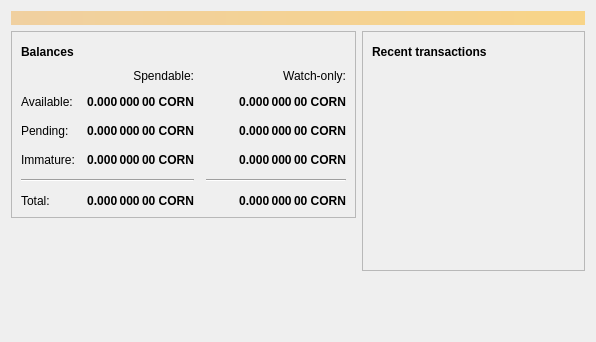
<?xml version="1.0" encoding="UTF-8"?>
<ui version="4.0">
 <class>OverviewPage</class>
 <widget class="QWidget" name="OverviewPage">
  <property name="geometry">
   <rect>
    <x>0</x>
    <y>0</y>
    <width>596</width>
    <height>342</height>
   </rect>
  </property>
  <property name="windowTitle">
   <string>Form</string>
  </property>
  <layout class="QVBoxLayout" name="topLayout">
   <item>
    <widget class="QLabel" name="labelAlerts">
     <property name="visible">
      <bool>false</bool>
     </property>
     <property name="styleSheet">
      <string notr="true">QLabel { background-color: qlineargradient(x1: 0, y1: 0, x2: 1, y2: 0, stop:0 #F0D0A0, stop:1 #F8D488); color:#000000; }</string>
     </property>
     <property name="wordWrap">
      <bool>true</bool>
     </property>
     <property name="margin">
      <number>3</number>
     </property>
     <property name="textInteractionFlags">
      <set>Qt::TextSelectableByMouse</set>
     </property>
    </widget>
   </item>
   <item>
    <layout class="QHBoxLayout" name="horizontalLayout" stretch="1,1">
     <item>
      <layout class="QVBoxLayout" name="verticalLayout_2">
       <item>
        <widget class="QFrame" name="frame">
         <property name="frameShape">
          <enum>QFrame::StyledPanel</enum>
         </property>
         <property name="frameShadow">
          <enum>QFrame::Raised</enum>
         </property>
         <layout class="QVBoxLayout" name="verticalLayout_4">
          <item>
           <layout class="QHBoxLayout" name="horizontalLayout_4">
            <item>
             <widget class="QLabel" name="label_5">
              <property name="font">
               <font>
                <weight>75</weight>
                <bold>true</bold>
               </font>
              </property>
              <property name="text">
               <string>Balances</string>
              </property>
             </widget>
            </item>
            <item>
             <widget class="QPushButton" name="labelWalletStatus">
              <property name="enabled">
               <bool>true</bool>
              </property>
              <property name="maximumSize">
               <size>
                <width>30</width>
                <height>16777215</height>
               </size>
              </property>
              <property name="toolTip">
               <string>The displayed information may be out of date. Your wallet automatically synchronizes with the BitCorn network after a connection is established, but this process has not completed yet.</string>
              </property>
              <property name="text">
               <string/>
              </property>
              <property name="icon">
               <iconset resource="../bitcorn.qrc">
                <normaloff>:/icons/warning</normaloff>
                <disabledoff>:/icons/warning</disabledoff>:/icons/warning</iconset>
              </property>
              <property name="iconSize">
               <size>
                <width>24</width>
                <height>24</height>
               </size>
              </property>
              <property name="flat">
               <bool>true</bool>
              </property>
             </widget>
            </item>
            <item>
             <spacer name="horizontalSpacer_3">
              <property name="orientation">
               <enum>Qt::Horizontal</enum>
              </property>
              <property name="sizeHint" stdset="0">
               <size>
                <width>40</width>
                <height>20</height>
               </size>
              </property>
             </spacer>
            </item>
           </layout>
          </item>
          <item>
           <layout class="QGridLayout" name="gridLayout">
            <property name="spacing">
             <number>12</number>
            </property>
            <item row="2" column="2">
             <widget class="QLabel" name="labelWatchPending">
              <property name="font">
               <font>
                <weight>75</weight>
                <bold>true</bold>
               </font>
              </property>
              <property name="cursor">
               <cursorShape>IBeamCursor</cursorShape>
              </property>
              <property name="toolTip">
               <string>Unconfirmed transactions to watch-only addresses</string>
              </property>
              <property name="text">
               <string notr="true">0.000 000 00 CORN</string>
              </property>
              <property name="alignment">
               <set>Qt::AlignRight|Qt::AlignTrailing|Qt::AlignVCenter</set>
              </property>
              <property name="textInteractionFlags">
               <set>Qt::LinksAccessibleByMouse|Qt::TextSelectableByKeyboard|Qt::TextSelectableByMouse</set>
              </property>
             </widget>
            </item>
            <item row="2" column="1">
             <widget class="QLabel" name="labelUnconfirmed">
              <property name="font">
               <font>
                <weight>75</weight>
                <bold>true</bold>
               </font>
              </property>
              <property name="cursor">
               <cursorShape>IBeamCursor</cursorShape>
              </property>
              <property name="toolTip">
               <string>Total of transactions that have yet to be confirmed, and do not yet count toward the spendable balance</string>
              </property>
              <property name="text">
               <string notr="true">0.000 000 00 CORN</string>
              </property>
              <property name="alignment">
               <set>Qt::AlignRight|Qt::AlignTrailing|Qt::AlignVCenter</set>
              </property>
              <property name="textInteractionFlags">
               <set>Qt::LinksAccessibleByMouse|Qt::TextSelectableByKeyboard|Qt::TextSelectableByMouse</set>
              </property>
             </widget>
            </item>
            <item row="3" column="2">
             <widget class="QLabel" name="labelWatchImmature">
              <property name="font">
               <font>
                <weight>75</weight>
                <bold>true</bold>
               </font>
              </property>
              <property name="cursor">
               <cursorShape>IBeamCursor</cursorShape>
              </property>
              <property name="toolTip">
               <string>Mined balance in watch-only addresses that has not yet matured</string>
              </property>
              <property name="text">
               <string notr="true">0.000 000 00 CORN</string>
              </property>
              <property name="alignment">
               <set>Qt::AlignRight|Qt::AlignTrailing|Qt::AlignVCenter</set>
              </property>
              <property name="textInteractionFlags">
               <set>Qt::LinksAccessibleByMouse|Qt::TextSelectableByKeyboard|Qt::TextSelectableByMouse</set>
              </property>
             </widget>
            </item>
            <item row="4" column="0" colspan="2">
             <widget class="Line" name="line">
              <property name="orientation">
               <enum>Qt::Horizontal</enum>
              </property>
             </widget>
            </item>
            <item row="4" column="2">
             <widget class="Line" name="lineWatchBalance">
              <property name="sizePolicy">
               <sizepolicy hsizetype="Preferred" vsizetype="Fixed">
                <horstretch>0</horstretch>
                <verstretch>0</verstretch>
               </sizepolicy>
              </property>
              <property name="minimumSize">
               <size>
                <width>140</width>
                <height>0</height>
               </size>
              </property>
              <property name="orientation">
               <enum>Qt::Horizontal</enum>
              </property>
             </widget>
            </item>
            <item row="5" column="0">
             <widget class="QLabel" name="labelTotalText">
              <property name="text">
               <string>Total:</string>
              </property>
             </widget>
            </item>
            <item row="3" column="1">
             <widget class="QLabel" name="labelImmature">
              <property name="font">
               <font>
                <weight>75</weight>
                <bold>true</bold>
               </font>
              </property>
              <property name="cursor">
               <cursorShape>IBeamCursor</cursorShape>
              </property>
              <property name="toolTip">
               <string>Mined balance that has not yet matured</string>
              </property>
              <property name="text">
               <string notr="true">0.000 000 00 CORN</string>
              </property>
              <property name="alignment">
               <set>Qt::AlignRight|Qt::AlignTrailing|Qt::AlignVCenter</set>
              </property>
              <property name="textInteractionFlags">
               <set>Qt::LinksAccessibleByMouse|Qt::TextSelectableByKeyboard|Qt::TextSelectableByMouse</set>
              </property>
             </widget>
            </item>
            <item row="2" column="3">
             <spacer name="horizontalSpacer_2">
              <property name="orientation">
               <enum>Qt::Horizontal</enum>
              </property>
              <property name="sizeHint" stdset="0">
               <size>
                <width>40</width>
                <height>20</height>
               </size>
              </property>
             </spacer>
            </item>
            <item row="3" column="0">
             <widget class="QLabel" name="labelImmatureText">
              <property name="text">
               <string>Immature:</string>
              </property>
             </widget>
            </item>
            <item row="5" column="1">
             <widget class="QLabel" name="labelTotal">
              <property name="font">
               <font>
                <weight>75</weight>
                <bold>true</bold>
               </font>
              </property>
              <property name="cursor">
               <cursorShape>IBeamCursor</cursorShape>
              </property>
              <property name="toolTip">
               <string>Your current total balance</string>
              </property>
              <property name="text">
               <string notr="true">0.000 000 00 CORN</string>
              </property>
              <property name="alignment">
               <set>Qt::AlignRight|Qt::AlignTrailing|Qt::AlignVCenter</set>
              </property>
              <property name="textInteractionFlags">
               <set>Qt::LinksAccessibleByMouse|Qt::TextSelectableByKeyboard|Qt::TextSelectableByMouse</set>
              </property>
             </widget>
            </item>
            <item row="5" column="2">
             <widget class="QLabel" name="labelWatchTotal">
              <property name="font">
               <font>
                <weight>75</weight>
                <bold>true</bold>
               </font>
              </property>
              <property name="cursor">
               <cursorShape>IBeamCursor</cursorShape>
              </property>
              <property name="toolTip">
               <string>Current total balance in watch-only addresses</string>
              </property>
              <property name="text">
               <string notr="true">0.000 000 00 CORN</string>
              </property>
              <property name="alignment">
               <set>Qt::AlignRight|Qt::AlignTrailing|Qt::AlignVCenter</set>
              </property>
              <property name="textInteractionFlags">
               <set>Qt::LinksAccessibleByMouse|Qt::TextSelectableByKeyboard|Qt::TextSelectableByMouse</set>
              </property>
             </widget>
            </item>
            <item row="0" column="2">
             <widget class="QLabel" name="labelWatchonly">
              <property name="text">
               <string>Watch-only:</string>
              </property>
              <property name="alignment">
               <set>Qt::AlignRight|Qt::AlignTrailing|Qt::AlignVCenter</set>
              </property>
             </widget>
            </item>
            <item row="1" column="0">
             <widget class="QLabel" name="labelBalanceText">
              <property name="text">
               <string>Available:</string>
              </property>
             </widget>
            </item>
            <item row="1" column="1">
             <widget class="QLabel" name="labelBalance">
              <property name="font">
               <font>
                <weight>75</weight>
                <bold>true</bold>
               </font>
              </property>
              <property name="cursor">
               <cursorShape>IBeamCursor</cursorShape>
              </property>
              <property name="toolTip">
               <string>Your current spendable balance</string>
              </property>
              <property name="text">
               <string notr="true">0.000 000 00 CORN</string>
              </property>
              <property name="alignment">
               <set>Qt::AlignRight|Qt::AlignTrailing|Qt::AlignVCenter</set>
              </property>
              <property name="textInteractionFlags">
               <set>Qt::LinksAccessibleByMouse|Qt::TextSelectableByKeyboard|Qt::TextSelectableByMouse</set>
              </property>
             </widget>
            </item>
            <item row="1" column="2">
             <widget class="QLabel" name="labelWatchAvailable">
              <property name="font">
               <font>
                <weight>75</weight>
                <bold>true</bold>
               </font>
              </property>
              <property name="cursor">
               <cursorShape>IBeamCursor</cursorShape>
              </property>
              <property name="toolTip">
               <string>Your current balance in watch-only addresses</string>
              </property>
              <property name="text">
               <string notr="true">0.000 000 00 CORN</string>
              </property>
              <property name="alignment">
               <set>Qt::AlignRight|Qt::AlignTrailing|Qt::AlignVCenter</set>
              </property>
              <property name="textInteractionFlags">
               <set>Qt::LinksAccessibleByMouse|Qt::TextSelectableByKeyboard|Qt::TextSelectableByMouse</set>
              </property>
             </widget>
            </item>
            <item row="2" column="0">
             <widget class="QLabel" name="labelPendingText">
              <property name="text">
               <string>Pending:</string>
              </property>
             </widget>
            </item>
            <item row="0" column="1">
             <widget class="QLabel" name="labelSpendable">
              <property name="text">
               <string>Spendable:</string>
              </property>
              <property name="alignment">
               <set>Qt::AlignRight|Qt::AlignTrailing|Qt::AlignVCenter</set>
              </property>
             </widget>
            </item>
           </layout>
          </item>
         </layout>
        </widget>
       </item>
       <item>
        <spacer name="verticalSpacer">
         <property name="orientation">
          <enum>Qt::Vertical</enum>
         </property>
         <property name="sizeHint" stdset="0">
          <size>
           <width>20</width>
           <height>40</height>
          </size>
         </property>
        </spacer>
       </item>
      </layout>
     </item>
     <item>
      <layout class="QVBoxLayout" name="verticalLayout_3">
       <item>
        <widget class="QFrame" name="frame_2">
         <property name="frameShape">
          <enum>QFrame::StyledPanel</enum>
         </property>
         <property name="frameShadow">
          <enum>QFrame::Raised</enum>
         </property>
         <layout class="QVBoxLayout" name="verticalLayout">
          <item>
           <layout class="QHBoxLayout" name="horizontalLayout_2">
            <item>
             <widget class="QLabel" name="label_4">
              <property name="font">
               <font>
                <weight>75</weight>
                <bold>true</bold>
               </font>
              </property>
              <property name="text">
               <string>Recent transactions</string>
              </property>
             </widget>
            </item>
            <item>
             <widget class="QPushButton" name="labelTransactionsStatus">
              <property name="enabled">
               <bool>true</bool>
              </property>
              <property name="maximumSize">
               <size>
                <width>30</width>
                <height>16777215</height>
               </size>
              </property>
              <property name="toolTip">
               <string>The displayed information may be out of date. Your wallet automatically synchronizes with the BitCorn network after a connection is established, but this process has not completed yet.</string>
              </property>
              <property name="text">
               <string/>
              </property>
              <property name="icon">
               <iconset resource="../bitcorn.qrc">
                <normaloff>:/icons/warning</normaloff>
                <disabledoff>:/icons/warning</disabledoff>:/icons/warning</iconset>
              </property>
              <property name="iconSize">
               <size>
                <width>24</width>
                <height>24</height>
               </size>
              </property>
              <property name="flat">
               <bool>true</bool>
              </property>
             </widget>
            </item>
            <item>
             <spacer name="horizontalSpacer">
              <property name="orientation">
               <enum>Qt::Horizontal</enum>
              </property>
              <property name="sizeHint" stdset="0">
               <size>
                <width>40</width>
                <height>20</height>
               </size>
              </property>
             </spacer>
            </item>
           </layout>
          </item>
          <item>
           <widget class="QListView" name="listTransactions">
            <property name="styleSheet">
             <string notr="true">QListView { background: transparent; }</string>
            </property>
            <property name="frameShape">
             <enum>QFrame::NoFrame</enum>
            </property>
            <property name="verticalScrollBarPolicy">
             <enum>Qt::ScrollBarAlwaysOff</enum>
            </property>
            <property name="horizontalScrollBarPolicy">
             <enum>Qt::ScrollBarAlwaysOff</enum>
            </property>
            <property name="selectionMode">
             <enum>QAbstractItemView::NoSelection</enum>
            </property>
           </widget>
          </item>
         </layout>
        </widget>
       </item>
       <item>
        <spacer name="verticalSpacer_2">
         <property name="orientation">
          <enum>Qt::Vertical</enum>
         </property>
         <property name="sizeHint" stdset="0">
          <size>
           <width>20</width>
           <height>40</height>
          </size>
         </property>
        </spacer>
       </item>
      </layout>
     </item>
    </layout>
   </item>
  </layout>
 </widget>
 <resources/>
 <connections/>
</ui>
